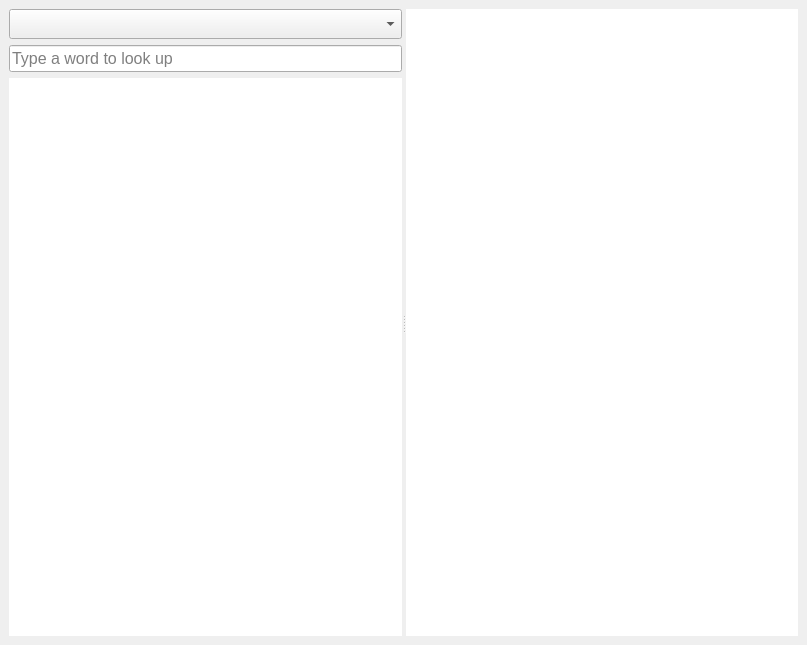
<?xml version="1.0" encoding="UTF-8"?>
<ui version="4.0">
 <class>MainWindow</class>
 <widget class="QMainWindow" name="MainWindow">
  <property name="geometry">
   <rect>
    <x>0</x>
    <y>0</y>
    <width>807</width>
    <height>645</height>
   </rect>
  </property>
  <property name="minimumSize">
   <size>
    <width>807</width>
    <height>645</height>
   </size>
  </property>
  <property name="windowTitle">
   <string>Mobidict</string>
  </property>
  <widget class="QWidget" name="centralwidget">
   <layout class="QGridLayout" name="gridLayout">
    <item row="0" column="0">
     <widget class="QSplitter" name="splitter">
      <property name="orientation">
       <enum>Qt::Horizontal</enum>
      </property>
      <property name="opaqueResize">
       <bool>true</bool>
      </property>
      <property name="childrenCollapsible">
       <bool>false</bool>
      </property>
      <widget class="QWidget" name="layoutWidget">
       <layout class="QVBoxLayout" name="verticalLayout">
        <item>
         <widget class="QComboBox" name="dictComboBox">
          <property name="minimumSize">
           <size>
            <width>257</width>
            <height>30</height>
           </size>
          </property>
         </widget>
        </item>
        <item>
         <widget class="QLineEdit" name="searchLine">
          <property name="enabled">
           <bool>true</bool>
          </property>
          <property name="font">
           <font>
            <pointsize>12</pointsize>
           </font>
          </property>
          <property name="frame">
           <bool>true</bool>
          </property>
          <property name="placeholderText">
           <string>Type a word to look up</string>
          </property>
          <property name="clearButtonEnabled">
           <bool>true</bool>
          </property>
         </widget>
        </item>
        <item>
         <widget class="QListWidget" name="matchesWidget">
          <property name="frameShape">
           <enum>QFrame::NoFrame</enum>
          </property>
          <property name="horizontalScrollBarPolicy">
           <enum>Qt::ScrollBarAlwaysOff</enum>
          </property>
         </widget>
        </item>
       </layout>
      </widget>
      <widget class="HtmlBrowser" name="resultBrowser">
       <property name="frameShape">
        <enum>QFrame::NoFrame</enum>
       </property>
       <property name="readOnly">
        <bool>true</bool>
       </property>
       <property name="openExternalLinks">
        <bool>false</bool>
       </property>
       <property name="openLinks">
        <bool>false</bool>
       </property>
      </widget>
     </widget>
    </item>
   </layout>
  </widget>
  <action name="action_openDictionary">
   <property name="text">
    <string>&amp;Load Dictionary...</string>
   </property>
  </action>
  <action name="actionAbout">
   <property name="text">
    <string>About</string>
   </property>
  </action>
  <action name="actionAbout_2">
   <property name="text">
    <string>About</string>
   </property>
  </action>
  <action name="action_Settings">
   <property name="text">
    <string>&amp;Settings</string>
   </property>
  </action>
  <action name="action_quit">
   <property name="text">
    <string>&amp;Quit</string>
   </property>
  </action>
 </widget>
 <customwidgets>
  <customwidget>
   <class>HtmlBrowser</class>
   <extends>QTextBrowser</extends>
   <header>htmlbrowser.h</header>
  </customwidget>
 </customwidgets>
 <tabstops>
  <tabstop>searchLine</tabstop>
  <tabstop>matchesWidget</tabstop>
  <tabstop>resultBrowser</tabstop>
 </tabstops>
 <resources/>
 <connections/>
</ui>
